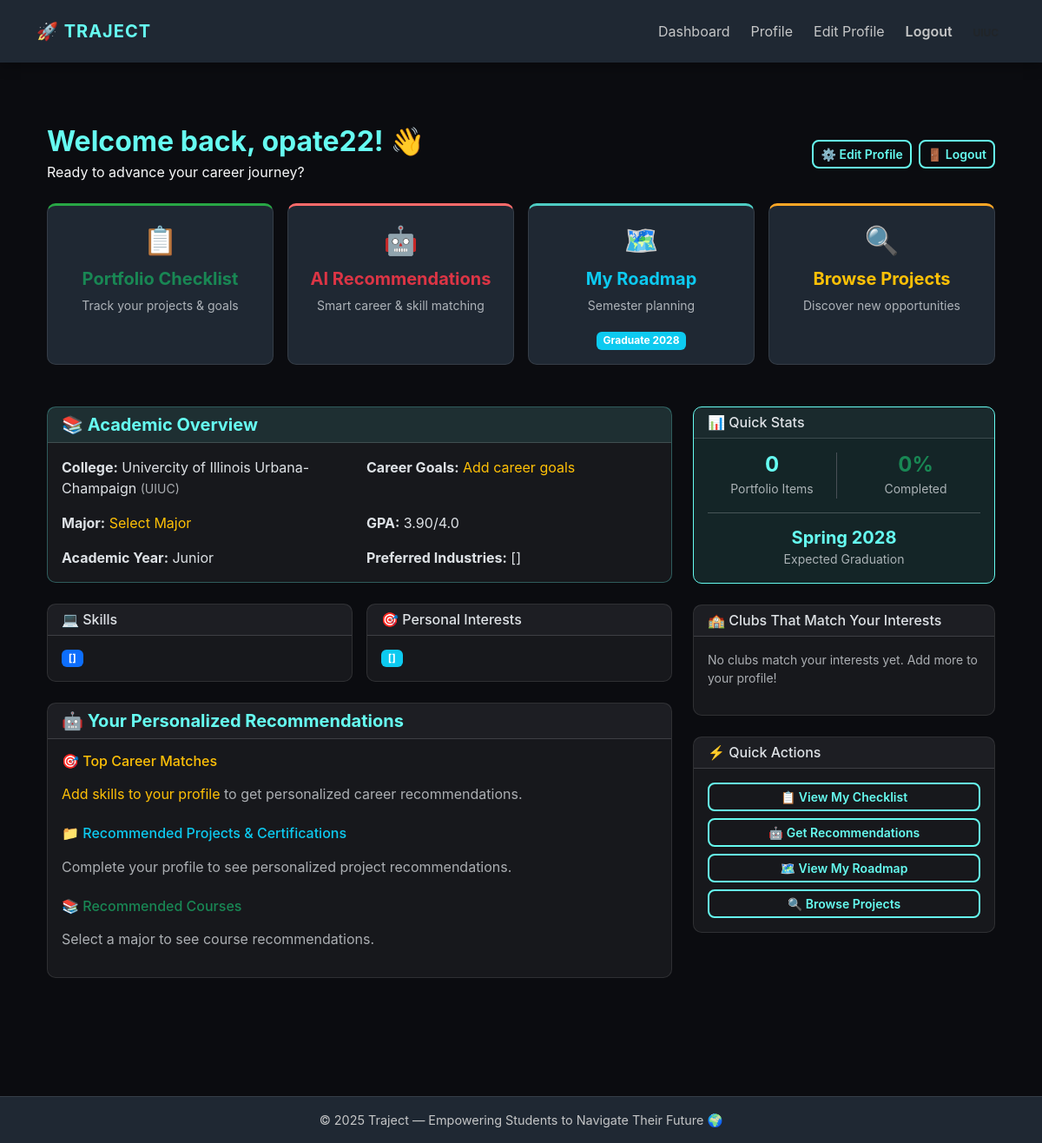
The app's page /accounts/dashboard/ (signed in), older data.
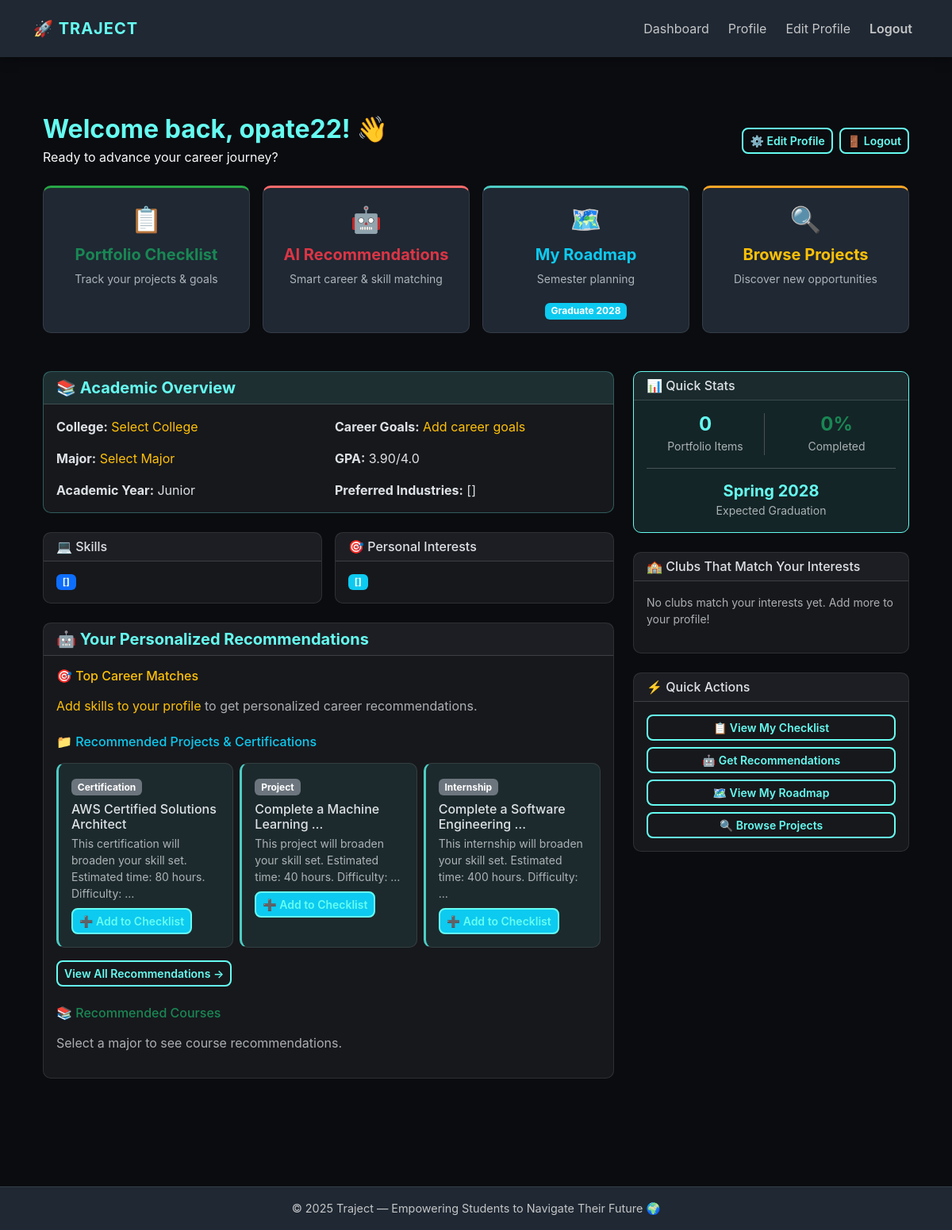
The same page, newer data.
### accounts/models.py (models this page shows, shortened)
class UserProfile(models.Model):
    ACADEMIC_YEARS = [
        ('FR', 'Freshman'),
        ('SO', 'Sophomore'),
        ('JR', 'Junior'),
        ('SR', 'Senior'),
        ('GR', 'Graduate'),
    ]
    user = models.OneToOneField(
        User, on_delete=models.CASCADE, related_name='profile'
    )
    college = models.ForeignKey(
        "colleges.College",
        on_delete=models.SET_NULL,
        null=True, blank=True,
        related_name='students'
    )
    major = models.ForeignKey(
        "colleges.Major",
        on_delete=models.SET_NULL,
        null=True, blank=True,
        related_name='major_students'
    )
    minors = models.ManyToManyField(
        "colleges.Major",
        blank=True,
        related_name='minor_students',
        help_text="Optional secondary areas of study."
    )
    gpa = models.DecimalField(
        max_digits=4,
        decimal_places=2,
        validators=[MinValueValidator(0.0), MaxValueValidator(4.0)],
        null=True, blank=True,
        help_text="GPA on a 4.0 scale."
    )
    academic_year = models.CharField(
        max_length=2,
        choices=ACADEMIC_YEARS,
        default='FR'
    )
    personal_interests = models.TextField(blank=True)
    career_goals = models.TextField(blank=True)
    clubs_interest = models.TextField(blank=True)
    clubs_user_is_a_part_of = models.TextField(blank=True)
    skills = models.TextField(blank=True)
    work_experience = models.TextField(blank=True)
    preferred_industries = models.TextField(blank=True)
    preferred_locations = models.TextField(blank=True)
    preferred_positions = models.TextField(blank=True)
    preferred_company = models.TextField(blank=True)
    created_at = models.DateTimeField(auto_now_add=True)
    class Meta:
        ordering = ['user__username']
        verbose_name = "User Profile"
        verbose_name_plural = "User Profiles"
    def get_skills_list(self):
        if not self.skills:
            return []
        return [s.strip() for s in self.skills.split(',') if s.strip()]
    def get_interests_list(self):
        if not self.personal_interests:
            return []
        return [i.strip() for i in self.personal_interests.split(',') if i.strip()]

class PortfolioItem(models.Model):
    ITEM_TYPES = [
        ('PROJECT', 'Project'),
        ('CERT', 'Certification'),
        ('MILESTONE', 'Milestone'),
        ('INTERNSHIP', 'Internship'),
        ('COMPETITION', 'Competition'),
    ]
    title = models.CharField(max_length=200)
    item_type = models.CharField(max_length=20, choices=ITEM_TYPES, default='PROJECT')
    description = models.TextField(blank=True)
    related_careers = models.ManyToManyField(
        'careers.Career',
        blank=True,
        related_name='portfolio_items'
    )
    skills_gained = models.TextField(
        blank=True,
        help_text="Comma-separated list of skills"
    )
    estimated_hours = models.PositiveIntegerField(
        null=True, blank=True,
        help_text="Estimated hours to complete"
    )
    difficulty_level = models.CharField(
        max_length=20,
        choices=[
            ('BEGINNER', 'Beginner'),
            ('INTERMEDIATE', 'Intermediate'),
            ('ADVANCED', 'Advanced'),
        ],
        default='BEGINNER'
    )
    resource_url = models.URLField(blank=True, null=True)
    created_at = models.DateTimeField(auto_now_add=True)
    class Meta:
        ordering = ['difficulty_level', 'title']
        verbose_name = "Portfolio Item"
        verbose_name_plural = "Portfolio Items"
    def get_skills_list(self):
        if not self.skills_gained:
            return []
        return [s.strip() for s in self.skills_gained.split(',') if s.strip()]

### colleges/models.py (models this page shows, shortened)
class College(models.Model):
    college_name = models.CharField(max_length=300)  # Full college name
    city = models.CharField(max_length=100)
    state = models.CharField(max_length=100)
    abbreviation = models.CharField(max_length=50, unique=True)  # e.g. UIUC
    logo_url = models.URLField(blank=True, null=True)
    class Meta:
        ordering = ["college_name"]

### accounts/views.py (the view)
# urls.py: path("dashboard/", views.dashboard_view, name="dashboard"),
@login_required
def dashboard_view(request):
    profile = request.user.profile
    try:
        from recommender.engine import get_all_recommendations
        from recommender.roadmap import get_roadmap_summary
        recommendations = get_all_recommendations(profile)
        roadmap_summary = get_roadmap_summary(profile)
    except ImportError:
        recommendations = {
            'careers': [],
            'portfolio_items': [],
            'courses': [],
            'clubs': []
        }
        roadmap_summary = {}
    from accounts.models import UserChecklist
    checklist_items = UserChecklist.objects.filter(user_profile=profile)
    total_checklist = checklist_items.count()
    completed_checklist = checklist_items.filter(status='COMPLETED').count()
    completion_rate = int((completed_checklist / total_checklist * 100)) if total_checklist > 0 else 0
    recommended_courses = []
    if profile.major:
        from accounts.models import Course
        recommended_courses = Course.objects.filter(major=profile.major)[:5]
    recommended_clubs = []
    if profile.college:
        from accounts.models import Club
        recommended_clubs = Club.objects.filter(college=profile.college)[:5]
    context = {
        'profile': profile,
        'recommendations': recommendations,
        'roadmap_summary': roadmap_summary,
        'recommended_courses': recommended_courses,
        'recommended_clubs': recommended_clubs,
        'checklist_stats': {
            'total': total_checklist,
            'completed': completed_checklist,
            'completion_rate': completion_rate,
        }
    }
    return render(request, 'accounts/dashboard.html', context)

### recommender/engine.py (called while the page is built, shortened)
def get_all_recommendations(user_profile: UserProfile) -> Dict:
    engine = RecommendationEngine(user_profile)
    return {
        'careers': engine.get_career_recommendations(limit=5),
        'portfolio_items': engine.get_portfolio_recommendations(limit=8),
        'courses': engine.get_course_recommendations(limit=6),
        'clubs': engine.get_club_recommendations(limit=5),
    }

    def get_career_recommendations(self, limit: int = 5) -> List[Dict]:
        all_careers = Career.objects.all()
        recommendations = []
        for career in all_careers:
            match_data = self._calculate_career_match(career)
        recommendations.sort(key=lambda x: x['match_score'], reverse=True)
        return recommendations[:limit]

    def get_course_recommendations(self, semester: str = 'FALL', limit: int = 6) -> List[Dict]:
        recommendations = []
        if not self.profile.major:
            return []

### recommender/roadmap.py (called while the page is built)
def get_roadmap_summary(user_profile: UserProfile) -> Dict:
    generator = RoadmapGenerator(user_profile)
    return generator.generate_summary()

### templates/accounts/dashboard.html (shortened to what the changed rows need)
{% extends "accounts/base.html" %}
{% load static %}
{% block content %}
<div class="container-fluid mt-4">
  <div class="row mb-4">
    <div class="col-12">
      <div class="d-flex justify-content-between align-items-center">
        <div>
          <h2 class="fw-bold text-accent mb-1">Welcome back, {{ user.first_name|default:user.username }}! 👋</h2>
        </div>
      </div>
    </div>
  </div>
  <div class="row">
    <div class="col-lg-8">
      <div class="card mb-4" style="background: rgba(255, 255, 255, 0.05); border: 1px solid rgba(102, 252, 241, 0.3);">
        <div class="card-body">
          <div class="row g-3">
            <div class="col-md-6">
              <strong class="text-accent">College:</strong>
              {% if profile.college %}
                {{ profile.college.college_name }}
                <small class="text-muted">({{ profile.college.abbreviation }})</small>
              {% else %}
                <a href="{% url 'accounts:choose_college' %}" class="text-warning">Select College</a>
              {% endif %}
            </div>
            <div class="col-md-6">
              <strong class="text-accent">Career Goals:</strong>
              {% if profile.career_goals %}
                {{ profile.career_goals|truncatewords:10 }}
              {% else %}
                <a href="{% url 'accounts:edit_profile' %}" class="text-warning">Add career goals</a>
              {% endif %}
            </div>
            <div class="col-md-6">
              <strong class="text-accent">Major:</strong>
              {% if profile.major %}
                {{ profile.major.name }}
                {% if profile.college %}({{ profile.college.abbreviation }}){% endif %}
              {% else %}
                <a href="{% url 'accounts:edit_profile' %}" class="text-warning">Select Major</a>
              {% endif %}
            </div>
            <div class="col-md-6">
              <strong class="text-accent">GPA:</strong>
              {% if profile.gpa %}
                {{ profile.gpa }}/4.0
              {% else %}
                <span class="text-muted">Not provided</span>
              {% endif %}
            </div>
            <div class="col-md-6">
              <strong class="text-accent">Academic Year:</strong>
              {{ profile.get_academic_year_display }}
            </div>
            <div class="col-md-6">
              <strong class="text-accent">Preferred Industries:</strong>
              {% if profile.preferred_industries %}
                {{ profile.preferred_industries|truncatewords:5 }}
              {% else %}
                <span class="text-muted">N/A</span>
              {% endif %}
            </div>
          </div>
        </div>
      </div>
      <div class="row g-3 mb-4">
        <div class="col-md-6">
          <div class="card h-100" style="background: rgba(255, 255, 255, 0.05);">
            <div class="card-body">
              {% if profile.get_skills_list %}
                <div class="d-flex flex-wrap gap-1">
                  {% for skill in profile.get_skills_list %}
                    <span class="badge bg-primary">{{ skill }}</span>
                  {% endfor %}
                </div>
              {% else %}
                <p class="text-muted small mb-0">
                  <a href="{% url 'accounts:edit_profile' %}" class="text-warning">Add your skills</a> to get personalized recommendations
                </p>
              {% endif %}
            </div>
          </div>
        </div>
        <div class="col-md-6">
          <div class="card h-100" style="background: rgba(255, 255, 255, 0.05);">
            <div class="card-body">
              {% if profile.get_interests_list %}
                <div class="d-flex flex-wrap gap-1">
                  {% for interest in profile.get_interests_list %}
                    <span class="badge bg-info">{{ interest }}</span>
                  {% endfor %}
                </div>
              {% else %}
                <p class="text-muted small mb-0">
                  <a href="{% url 'accounts:edit_profile' %}" class="text-warning">Add your interests</a> for better club recommendations
                </p>
              {% endif %}
            </div>
          </div>
        </div>
      </div>
      <div class="card mb-4" style="background: rgba(255, 255, 255, 0.05);">
        <div class="card-body">
          <div class="mb-4">
            <h6 class="text-info mb-3">📁 Recommended Projects & Certifications</h6>
            {% if recommendations.portfolio_items %}
              <div class="row g-2">
                {% for rec in recommendations.portfolio_items|slice:":3" %}
                  <div class="col-md-4">
                    <div class="card h-100" style="background: rgba(78, 205, 196, 0.1); border-left: 3px solid #4ecdc4;">
                      <div class="card-body p-3">
                        <span class="badge bg-secondary mb-2">{{ rec.item.get_item_type_display }}</span>
                        <h6 class="mb-1">{{ rec.item.title|truncatewords:4 }}</h6>
                        <p class="small text-muted mb-2">{{ rec.reasoning|truncatewords:12 }}</p>
                        <a href="{% url 'accounts:add_to_checklist' rec.item.id %}" class="btn btn-sm btn-info">
                          ➕ Add to Checklist
                        </a>
                      </div>
                    </div>
                  </div>
                {% endfor %}
              </div>
              <div class="mt-3">
                <a href="{% url 'recommender:portfolio' %}" class="btn btn-outline-info btn-sm">
                  View All Recommendations →
                </a>
              </div>
            {% else %}
              <p class="text-muted">Complete your profile to see personalized project recommendations.</p>
            {% endif %}
          </div>
        </div>
      </div>
    </div>
  </div>
</div>
{% endblock %}

Row changes from the older to the newer data that the page shows:
changed UserProfile "Junior": college_id 1 → empty (drawn); college.college_name "Univercity of Illinois Urbana-Champaign" → (not shown); college.abbreviation "UIUC" → (not shown)
added PortfolioItem: item.item_type "Certification", item "AWS Certified Solutions Architect", reasoning "This certification will broaden your skill set. Estimated time: 80 hours. Difficulty: …"
added PortfolioItem: item.item_type "Project", item "Complete a Machine Learning …", reasoning "This project will broaden your skill set. Estimated time: 40 hours. Difficulty: …"
added PortfolioItem: item.item_type "Internship", item "Complete a Software Engineering …", reasoning "This internship will broaden your skill set. Estimated time: 400 hours. Difficulty: …"
Text that changed along with them:
text no longer shown: "( ) Complete your profile to see personalized project recommendations."
text now shown: "Select College View All Recommendations →"
